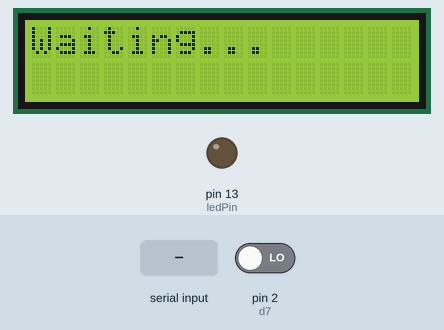
A sketch run on a simulated Arduino Uno, built with avr-gcc and run on an emulated ATmega328P. On the bench: 16×2 character LCD, output pins drawn as LEDs (lit = HIGH). The inputs (shaded band) are chosen by the test bench; at power-on: pin 2 (d7) LOW.

Above: at 1.2 s.
1.3 s: "1\n" received over Serial
At 1.7 s:
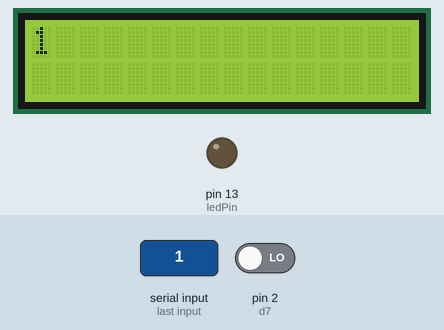
2.8 s: "0\n" received over Serial
At 4.0 s:
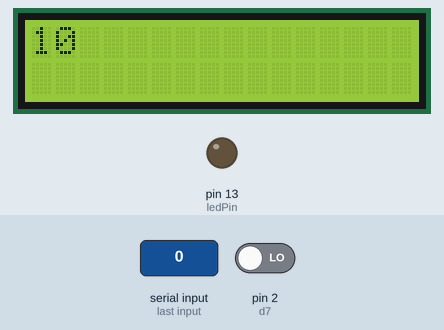
Timing chart, 0 to 5.8 s (numbered marks = the images above; inputs shaded):
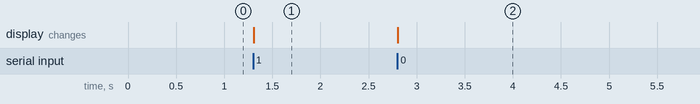

The sketch:

lcd.ino
```cpp
#include <Wire.h>
#include <LiquidCrystal.h>

const int rs = 12, en = 11, d4 = 5, d5 = 4, d6 = 3, d7 = 2;
LiquidCrystal lcd(rs, en, d4, d5, d6, d7);

#define MAX_MESSAGES 16        // Number of messages to store
String messages[MAX_MESSAGES]; // Circular buffer for messages
int messageIndex = 0;          // Index for the current message

const int ledPin = 13;          // LED connected to pin 13
const int potPin = A0;          // Potentiometer connected to analog pin A0
volatile bool ledOn = false;    // Flag to indicate LED state
int lastPotValue = 0;           // Last potentiometer value

void setup()
{
    Serial.begin(9600);      // Initialize serial communication
    lcd.begin(16, 2);        // Initialize the LCD
    lcd.clear();             // Clear the display
    lcd.print("Waiting..."); // Initial message

    pinMode(ledPin, OUTPUT);         // Set LED pin as output
    attachInterrupt(digitalPinToInterrupt(d7), handleInterrupt, CHANGE); // Attach interrupt to potentiometer
}

void loop()
{
    if (Serial.available() > 0)
    {
        String message = Serial.readStringUntil('\n'); // Read the incoming message

        // Add the message to the circular buffer
        messages[messageIndex] = message;
        messageIndex = (messageIndex + 1) % MAX_MESSAGES; // Update index circularly

        // Concatenate the last 16 messages
        String displayText = "";
        for (int i = 0; i < MAX_MESSAGES; i++)
        {
            int idx = (messageIndex + i) % MAX_MESSAGES; // Compute the circular index
            if (messages[idx].length() > 0)
            { // Skip empty slots
                displayText += messages[idx];
                if (displayText.length() >= 32)
                { // Limit to 32 characters (16x2 LCD)
                    break;
                }
            }
        }

        // Display the text on the LCD
        lcd.clear();
        lcd.setCursor(0, 0);
        lcd.print(displayText.substring(0, 16)); // Display the first line
        lcd.setCursor(0, 1);
        if (displayText.length() > 16)
        {
            lcd.print(displayText.substring(16, 32)); // Display the second line
        }
    }

    // If interrupt flag is set, turn on LED
    if (ledOn)
    {
        digitalWrite(ledPin, HIGH);
    }
    else
    {
        digitalWrite(ledPin, LOW);
    }
}

// Interrupt service routine (ISR) to handle potentiometer or message arrival
void handleInterrupt()
{
    ledOn = true;
    delay(500);  // Small delay to stabilize the LED state
    ledOn = false;
}
```

Measured:
- after the input at 1.3 s, the display: changes at once (image 1)
- after the input at 2.8 s, the display: changes at once (image 2)
